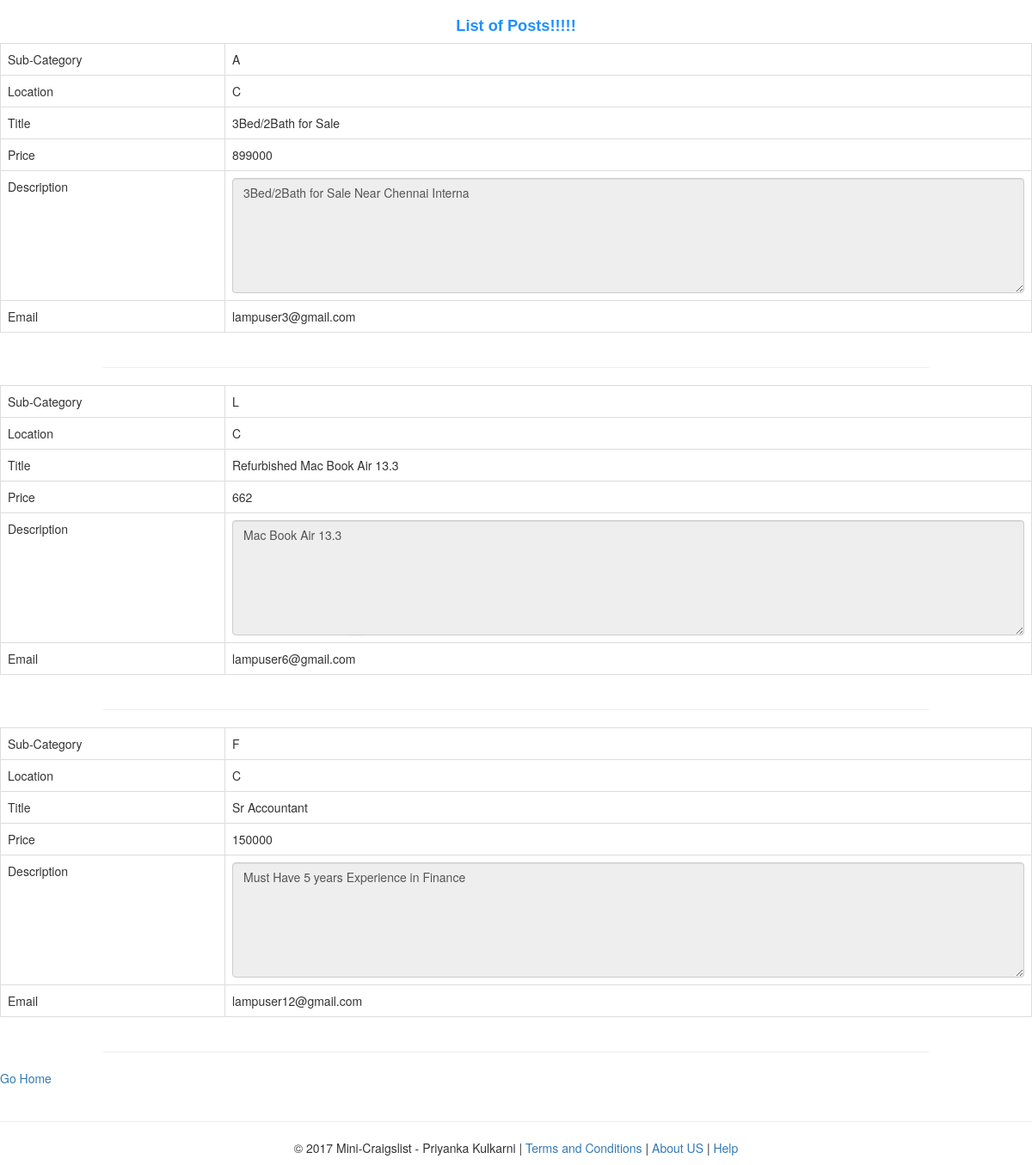
The app's page /search.php?location=3 with its own data.
### tables this page shows
CREATE TABLE IF NOT EXISTS `posts` (
  `POST_ID` int(11) NOT NULL AUTO_INCREMENT,
  `TITLE` varchar(40) DEFAULT NULL,
  `PRICE` float DEFAULT NULL,
  `DESCRIPTION` varchar(40) DEFAULT NULL,
  `EMAIL` varchar(50) DEFAULT NULL,
  `AGREEMENT` varchar(40) DEFAULT NULL,
  `TIMESTAMP` varchar(100) DEFAULT NULL,
  `IMAGE_1` varchar(100) DEFAULT NULL,
  `IMAGE_2` varchar(100) DEFAULT NULL,
  `IMAGE_3` varchar(100) DEFAULT NULL,
  `IMAGE_4` varchar(100) DEFAULT NULL,
  `SUBCATEGORY_ID` int(11) DEFAULT NULL,
  `LOCATION_ID` int(11) DEFAULT NULL,
  PRIMARY KEY (`POST_ID`),
  KEY `SUBCATEGORY_ID` (`SUBCATEGORY_ID`),
  KEY `LOCATION_ID` (`LOCATION_ID`)
);

### search.php (the view, shortened to what this page needs)
<!DOCTYPE html>
<html>
  <head>
	  <link rel="stylesheet" href="http://maxcdn.bootstrapcdn.com/bootstrap/3.3.6/css/bootstrap.min.css">
  </head>
  <body>
    <h3 align="center">List of Posts!!!!!</h3>
    <?php
      $subcategoryMapping = "";
      $locationMapping = "";
      if ($_SERVER["REQUEST_METHOD"] == "GET") {
		    $servername = "localhost";
		    $username = "lamp";
		    $password = "1";
		    $dbname = "lamp_final_project";
		    $conn = new mysqli($servername, $username, $password, $dbname);
		    $sql = "SELECT SUBCATEGORY_ID, SUBCATEGORYNAME FROM subcategory";
		    $result_subcategory = $conn->query($sql);
		    $sql = "SELECT LOCATION_ID, LOCATIONNAME FROM location";
		    $result_location = $conn->query($sql);
		    if ($result_subcategory->num_rows > 0) {
				  while($row = $result_subcategory->fetch_assoc()) {
					  $subcategoryMapping[$row["SUBCATEGORY_ID"]] = $row["SUBCATEGORYNAME"];
					}
				} else {
				  echo "0 results";
				}
		    if ($result_location->num_rows > 0) {
				  while($row = $result_location->fetch_assoc()) {
				  $locationMapping[$row["LOCATION_ID"]] = $row["LOCATIONNAME"];
				  }
				} else {
				  echo "0 results";
				}
		    $sql = "SELECT TITLE,PRICE,DESCRIPTION,EMAIL,IMAGE_1,IMAGE_2,IMAGE_3,IMAGE_4,SUBCATEGORY_ID, LOCATION_ID FROM posts WHERE ";
		    if(!empty($_GET["location"])){
			    $sql = $sql . "LOCATION_ID = " . test_input($_GET["location"]);
		    }
		    $result = $conn->query($sql);
      }
      function test_input($data) {
         $data = trim($data);
         $data = stripslashes($data);
         $data = htmlspecialchars($data);
         return $data;
      }
    ?>
    <section>
      <?php
	      if(empty($result)){
			      echo "<h4> No Result </h4>";
		      }
		      else{
		      if ($result->num_rows <= 0) {
			      echo "<h4> No Result </h4>";
		      } else {
			      while ($row = $result->fetch_assoc()) {
			        echo "<div class=\"table-responsive\">";
			        echo "<table class=\"table table-bordered\">";
			        echo "<tr>";
			        echo "<td>Sub-Category</td>";
			        echo "<td>" . $subcategoryMapping[$row["SUBCATEGORY_ID"]] . "</td>";
			        echo "</tr>";
			        echo "<tr>";
			        echo "<td>Location</td>";
			        echo "<td>" . $locationMapping[$row["LOCATION_ID"]] . "</td>";
			        echo "</tr>";
			        echo "<tr>";
			        echo "<td>Title</td>";
			        echo "<td>" . $row["TITLE"] . "</td>";
			        echo "</tr>";
			        echo "<tr>";
			        echo "<td>Price</td>";
			        echo "<td>" . $row["PRICE"] . "</td>";
			        echo "</tr>";
			        echo "<tr>";
			        echo "<td>Description</td>";
			        echo "<td><textarea class=\"form-control\" rows=\"6\" cols=\"42\" readonly>" . $row["DESCRIPTION"] . "</textarea></td>";
			        echo "</tr>";
			        echo "<tr>";
			        echo "<td>Email</td>";
			        echo "<td>" . $row["EMAIL"] . "</td>";
			        echo "</tr>";
			        echo "</table>";
			        echo "</div>";
			        echo "<HR style=\"border:3 double #987cb9\" width=\"80%\" color=#987cb9 SIZE=3>";
		        }
		      }
	      }
      ?>
    </section>
    <a href="index.php">Go Home</a>
    <?php
      include 'footer.php';
    ?>
  </body>
</html>

### search.php (style rules this page uses)
h3 { font-family : Arial, sans-serif; font-size: 1.3em; font-weight:bold; color:#1E90FF; }
body { background: linear-gradient(to bottom, rgba(255,255,255,0.9) 0%,rgba(255,255,255,0.9) 100%), url("images/logo.png") repeat 0 0; background-repeat: no-repeat; background-position: 50%; }

### records on screen
posts: SUBCATEGORY_ID "A", LOCATION_ID "C", TITLE "3Bed/2Bath for Sale", PRICE "899000", DESCRIPTION "3Bed/2Bath for Sale Near Chennai Interna", EMAIL "lampuser3@gmail.com"
posts: SUBCATEGORY_ID "L", LOCATION_ID "C", TITLE "Refurbished Mac Book Air 13.3", PRICE "662", DESCRIPTION "Mac Book Air 13.3", EMAIL "lampuser6@gmail.com"
posts: SUBCATEGORY_ID "F", LOCATION_ID "C", TITLE "Sr Accountant", PRICE "150000", DESCRIPTION "Must Have 5 years Experience in Finance", EMAIL "lampuser12@gmail.com"
